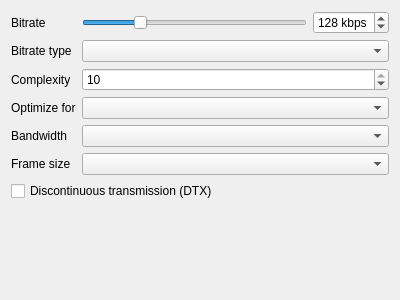
<?xml version="1.0" encoding="UTF-8"?>
<ui version="4.0">
 <class>TranscoderOptionsOpus</class>
 <widget class="QWidget" name="TranscoderOptionsOpus">
  <property name="geometry">
   <rect>
    <x>0</x>
    <y>0</y>
    <width>400</width>
    <height>300</height>
   </rect>
  </property>
  <property name="windowTitle">
   <string>Form</string>
  </property>
  <layout class="QFormLayout" name="formLayout">
   <item row="0" column="0">
    <widget class="QLabel" name="label">
     <property name="text">
      <string>Bitrate</string>
     </property>
    </widget>
   </item>
   <item row="0" column="1">
    <layout class="QHBoxLayout" name="horizontalLayout">
     <item>
      <widget class="QSlider" name="bitrate_slider">
       <property name="minimum">
        <number>6</number>
       </property>
       <property name="maximum">
        <number>510</number>
       </property>
       <property name="value">
        <number>128</number>
       </property>
       <property name="orientation">
        <enum>Qt::Horizontal</enum>
       </property>
      </widget>
     </item>
     <item>
      <widget class="QSpinBox" name="bitrate_spinbox">
       <property name="suffix">
        <string> kbps</string>
       </property>
       <property name="minimum">
        <number>6</number>
       </property>
       <property name="maximum">
        <number>510</number>
       </property>
       <property name="value">
        <number>128</number>
       </property>
      </widget>
     </item>
    </layout>
   </item>
   <item row="1" column="0">
    <widget class="QLabel" name="label_bitrate_type">
     <property name="text">
      <string>Bitrate type</string>
     </property>
    </widget>
   </item>
   <item row="1" column="1">
    <widget class="QComboBox" name="bitrate_type"/>
   </item>
   <item row="2" column="0">
    <widget class="QLabel" name="label_complexity">
     <property name="text">
      <string>Complexity</string>
     </property>
    </widget>
   </item>
   <item row="2" column="1">
    <widget class="QSpinBox" name="complexity">
     <property name="maximum">
      <number>10</number>
     </property>
     <property name="value">
      <number>10</number>
     </property>
    </widget>
   </item>
   <item row="3" column="0">
    <widget class="QLabel" name="label_audio_type">
     <property name="text">
      <string>Optimize for</string>
     </property>
    </widget>
   </item>
   <item row="3" column="1">
    <widget class="QComboBox" name="audio_type"/>
   </item>
   <item row="4" column="0">
    <widget class="QLabel" name="label_bandwidth">
     <property name="text">
      <string>Bandwidth</string>
     </property>
    </widget>
   </item>
   <item row="4" column="1">
    <widget class="QComboBox" name="bandwidth"/>
   </item>
   <item row="5" column="0">
    <widget class="QLabel" name="label_frame_size">
     <property name="text">
      <string>Frame size</string>
     </property>
    </widget>
   </item>
   <item row="5" column="1">
    <widget class="QComboBox" name="frame_size"/>
   </item>
   <item row="6" column="0" colspan="2">
    <widget class="QCheckBox" name="dtx">
     <property name="text">
      <string>Discontinuous transmission (DTX)</string>
     </property>
    </widget>
   </item>
  </layout>
 </widget>
 <tabstops>
  <tabstop>bitrate_slider</tabstop>
  <tabstop>bitrate_spinbox</tabstop>
  <tabstop>bitrate_type</tabstop>
  <tabstop>complexity</tabstop>
  <tabstop>audio_type</tabstop>
  <tabstop>bandwidth</tabstop>
  <tabstop>frame_size</tabstop>
  <tabstop>dtx</tabstop>
 </tabstops>
 <resources/>
 <connections>
  <connection>
   <sender>bitrate_slider</sender>
   <signal>valueChanged(int)</signal>
   <receiver>bitrate_spinbox</receiver>
   <slot>setValue(int)</slot>
   <hints>
    <hint type="sourcelabel">
     <x>166</x>
     <y>25</y>
    </hint>
    <hint type="destinationlabel">
     <x>323</x>
     <y>24</y>
    </hint>
   </hints>
  </connection>
  <connection>
   <sender>bitrate_spinbox</sender>
   <signal>valueChanged(int)</signal>
   <receiver>bitrate_slider</receiver>
   <slot>setValue(int)</slot>
   <hints>
    <hint type="sourcelabel">
     <x>325</x>
     <y>14</y>
    </hint>
    <hint type="destinationlabel">
     <x>190</x>
     <y>31</y>
    </hint>
   </hints>
  </connection>
 </connections>
</ui>
